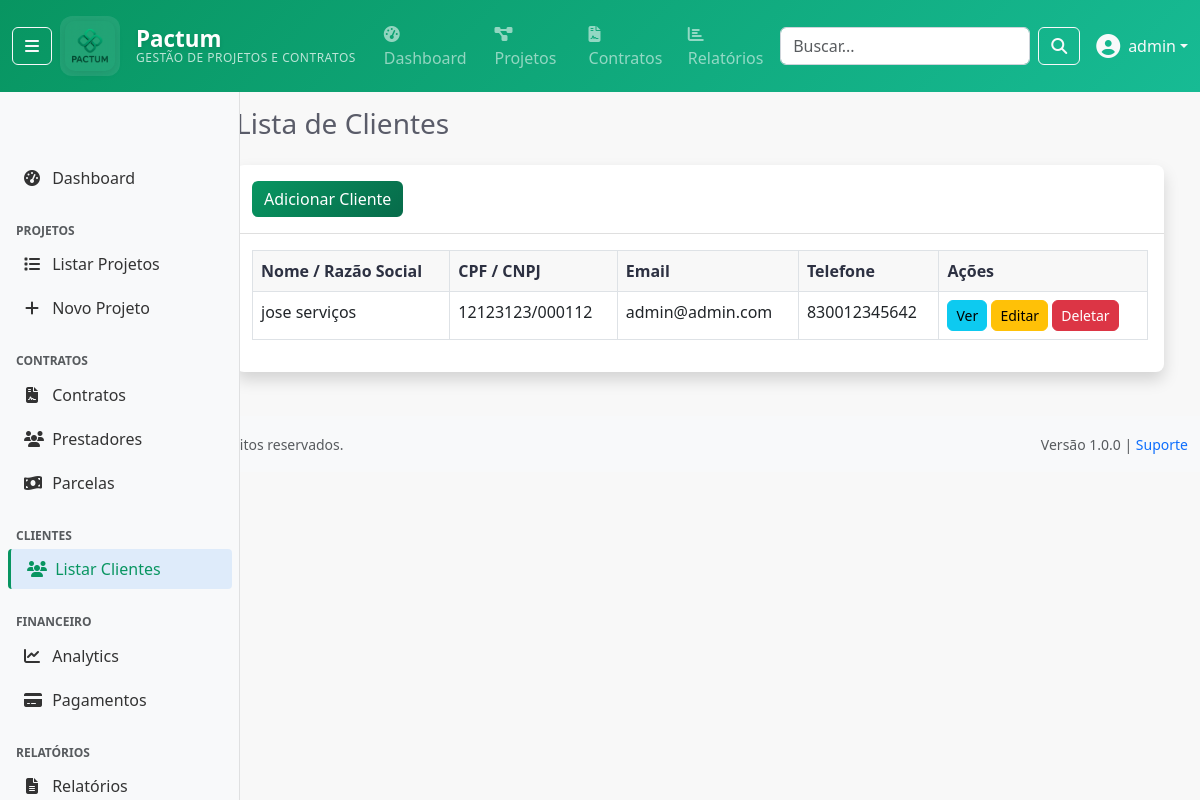
/clientes/ (signed in), run on an earlier commit of the app's database.
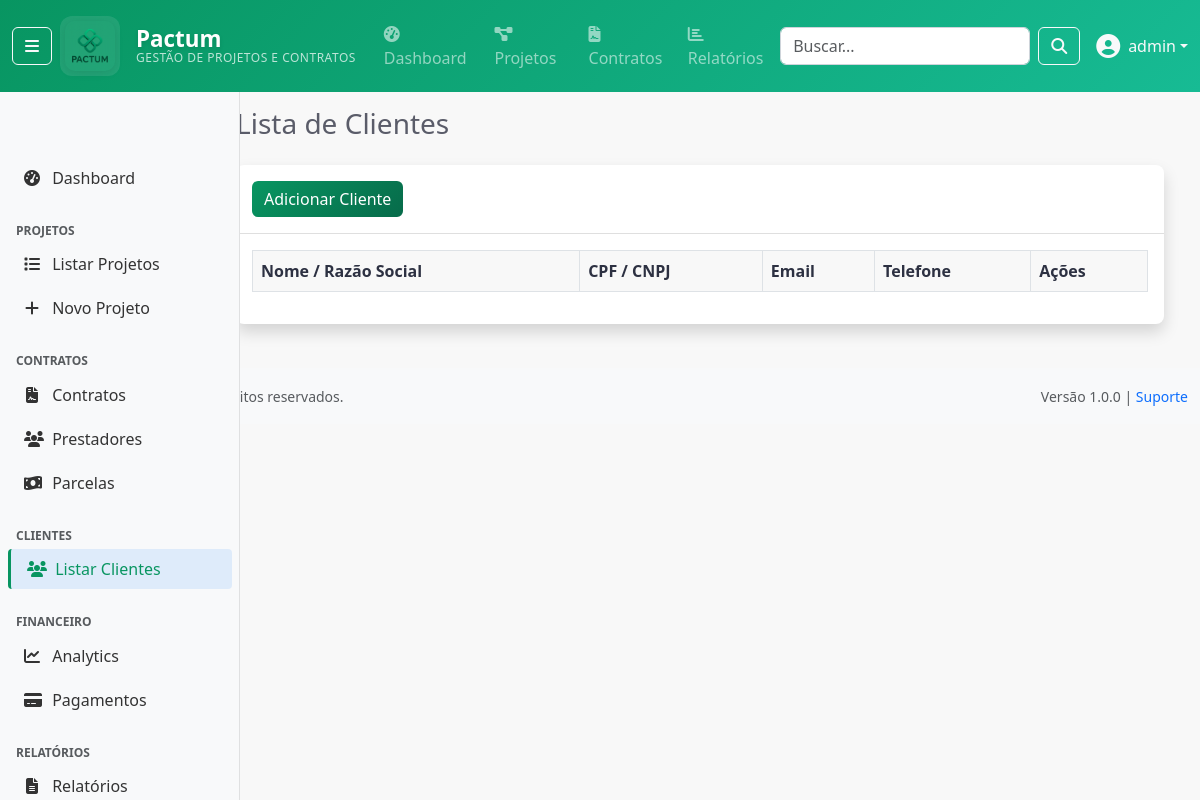
And on a later commit of the database.
### apps/clientes/models.py (models this page shows)
class Cliente(BaseModel):
    TIPO_PESSOA_CHOICES = (
        ('F', 'Física'),
        ('J', 'Jurídica'),
    )
    tipo_pessoa = models.CharField(max_length=1, choices=TIPO_PESSOA_CHOICES)
    nome = models.CharField(max_length=255, help_text="Nome completo para Pessoa Física.")
    razao_social = models.CharField(max_length=255, blank=True, null=True, help_text="Razão Social para Pessoa Jurídica.")
    cpf = models.CharField(max_length=14, unique=True, blank=True, null=True)
    cnpj = models.CharField(max_length=18, unique=True, blank=True, null=True)
    email = models.EmailField(unique=True)
    telefone = models.CharField(max_length=20, blank=True, null=True)
    def __str__(self):
        return self.nome if self.tipo_pessoa == 'F' else self.razao_social

### apps/clientes/views.py (the view)
# urls.py: path('', ClienteListView.as_view(), name='cliente-list'),
class ClienteListView(LoginRequiredMixin, ListView):
    model = Cliente
    template_name = 'clientes/cliente_list.html'
    context_object_name = 'clientes'

### apps/accounts/models/user.py (called while the page is built)
    def __str__(self):
        return self.get_full_name() or self.username

    def is_admin(self):
        return self.role == 'admin' or self.is_superuser

    def is_cliente(self):
        return self.role == 'cliente' or self.is_cliente_externo

    def can_manage_projects(self):
        return self.is_admin() or self.has_perm('accounts.can_manage_projects')

    def can_view_financial_data(self):
        return self.role in ['admin', 'financeiro', 'fiscal'] or self.has_perm('accounts.can_view_financial_data')

    def can_manage_contracts(self):
        return self.role in ['admin', 'financeiro'] or self.has_perm('accounts.can_manage_contracts')

    def can_generate_reports(self):
        return not self.is_cliente() or self.has_perm('accounts.can_generate_reports')

### templates/clientes/cliente_list.html (shortened to what this page needs)
{% extends 'base/base.html' %}
{% block content %}
<div class="container-fluid">
    <h1 class="h3 mb-4 text-gray-800">Lista de Clientes</h1>
    <div class="card shadow mb-4">
        <div class="card-header py-3">
            <a href="{% url 'clientes:cliente-create' %}" class="btn btn-primary">Adicionar Cliente</a>
        </div>
        <div class="card-body">
            <div class="table-responsive">
                <table class="table table-bordered" id="dataTable" width="100%" cellspacing="0">
                    <thead>
                        <tr>
                            <th>Nome / Razão Social</th>
                            <th>CPF / CNPJ</th>
                            <th>Email</th>
                            <th>Telefone</th>
                            <th>Ações</th>
                        </tr>
                    </thead>
                    <tbody>
                        {% for cliente in clientes %}
                        <tr>
                            <td>{{ cliente }}</td>
                            <td>{{ cliente.cpf|default:cliente.cnpj }}</td>
                            <td>{{ cliente.email }}</td>
                            <td>{{ cliente.telefone }}</td>
                            <td>
                                <a href="{% url 'clientes:cliente-detail' cliente.pk %}" class="btn btn-info btn-sm">Ver</a>
                                <a href="{% url 'clientes:cliente-update' cliente.pk %}" class="btn btn-warning btn-sm">Editar</a>
                                <a href="{% url 'clientes:cliente-delete' cliente.pk %}" class="btn btn-danger btn-sm">Deletar</a>
                            </td>
                        </tr>
                        {% endfor %}
                    </tbody>
                </table>
            </div>
        </div>
    </div>
</div>
{% endblock %}

What changed in the data, as far as the page shows it:
removed Cliente: tipo_pessoa+razao_social "jose serviços", cpf "12123123/000112", email "admin@admin.com", telefone "830012345642"
